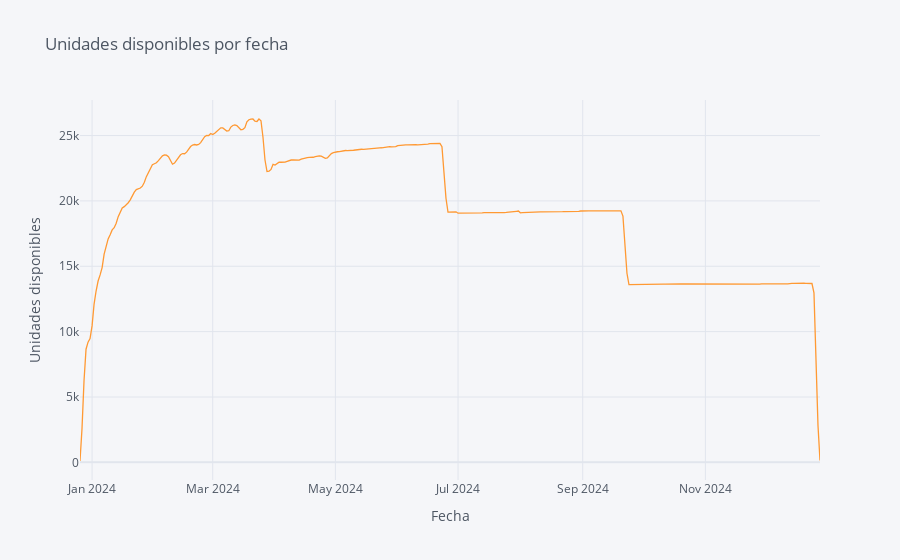

Here is the notebook cell this chart was saved with:
### Code cell
sum_disponible = calendar[calendar.available == "t"].groupby(['date']).size().to_frame(name= 'available').reset_index()
sum_disponible['weekday'] = sum_disponible['date'].dt.day_name()
sum_disponible = sum_disponible.set_index('date')

sum_disponible.iplot(y='available', mode = 'lines', xTitle = 'Fecha', yTitle = 'Unidades disponibles',\
                   text='weekday', title = 'Unidades disponibles por fecha')

### Figure 1 — Plotly figure (JSON) as saved in the notebook; plotly's stock layout.template omitted (floating-point values rounded to 4 significant figures; data arrays with more than 128 entries replaced by an {"elided": "..."} marker saying what was removed)
{"data": [{"line": {"color": "rgba(255, 153, 51, 1.0)", "dash": "solid", "shape": "linear", "width": 1.3}, "mode": "lines", "name": "available", "text": {"elided": "369 str values"}, "type": "scatter", "x": {"elided": "369 str values"}, "y": {"elided": "369 int values"}}], "layout": {"legend": {"bgcolor": "#F5F6F9", "font": {"color": "#4D5663"}}, "paper_bgcolor": "#F5F6F9", "plot_bgcolor": "#F5F6F9", "title": {"font": {"color": "#4D5663"}, "text": "Unidades disponibles por fecha"}, "xaxis": {"gridcolor": "#E1E5ED", "showgrid": true, "tickfont": {"color": "#4D5663"}, "title": {"font": {"color": "#4D5663"}, "text": "Fecha"}, "zerolinecolor": "#E1E5ED"}, "yaxis": {"gridcolor": "#E1E5ED", "showgrid": true, "tickfont": {"color": "#4D5663"}, "title": {"font": {"color": "#4D5663"}, "text": "Unidades disponibles"}, "zerolinecolor": "#E1E5ED"}}}
